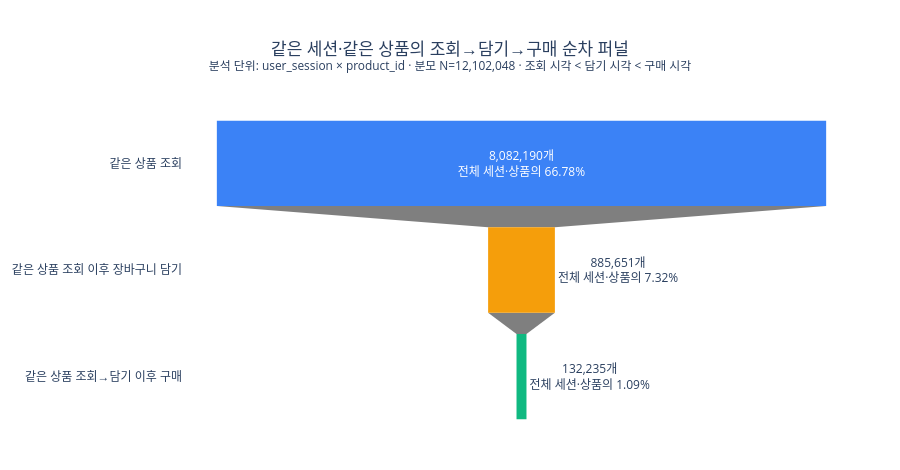

Notebook code for this chart:
### Code cell
product_text = [
    f"{count:,}개<br>전체 세션·상품의 {rate:.2f}%"
    for count, rate in zip(product_funnel['세션·상품 수'], product_funnel['전체분모대비_pct'])
]
fig = go.Figure(go.Funnel(
    y=['같은 상품 조회', '같은 상품 조회 이후 장바구니 담기', '같은 상품 조회→담기 이후 구매'],
    x=product_funnel['세션·상품 수'],
    text=product_text,
    texttemplate='%{text}',
    marker=dict(color=[COLORS['view'], COLORS['cart'], COLORS['purchase']]),
    hovertemplate='%{y}<br>%{value:,}개<extra></extra>',
))
fig.update_layout(
    title=dict(
        text=(
            '같은 세션·같은 상품의 조회→담기→구매 순차 퍼널'
            f'<br><sup>분석 단위: user_session × product_id · 분모 N={session_product_n:,} · 조회 시각 &lt; 담기 시각 &lt; 구매 시각</sup>'
        ),
        x=0.5, xanchor='center',
    ),
    paper_bgcolor='white', plot_bgcolor='white', height=470,
    margin=dict(l=40, r=40, t=110, b=40),
)
fig.show()

### Figure 1 — Plotly figure (JSON) as saved in the notebook; plotly's stock layout.template omitted (floating-point values rounded to 4 significant figures)
{"data": [{"hovertemplate": "%{y}<br>%{value:,}개<extra></extra>", "marker": {"color": ["#3B82F6", "#F59E0B", "#10B981"]}, "text": ["8,082,190개<br>전체 세션·상품의 66.78%", "885,651개<br>전체 세션·상품의 7.32%", "132,235개<br>전체 세션·상품의 1.09%"], "texttemplate": "%{text}", "type": "funnel", "x": [8082190, 885651, 132235], "y": ["같은 상품 조회", "같은 상품 조회 이후 장바구니 담기", "같은 상품 조회→담기 이후 구매"]}], "layout": {"height": 470, "margin": {"b": 40, "l": 40, "r": 40, "t": 110}, "paper_bgcolor": "white", "plot_bgcolor": "white", "title": {"text": "같은 세션·같은 상품의 조회→담기→구매 순차 퍼널<br><sup>분석 단위: user_session × product_id · 분모 N=12,102,048 · 조회 시각 &lt; 담기 시각 &lt; 구매 시각</sup>", "x": 0.5, "xanchor": "center"}}}
